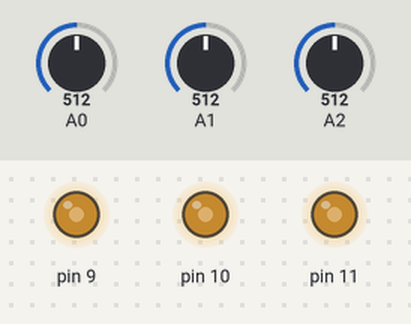
This sketch was run on a simulated Arduino Uno, built with avr-gcc and run on an emulated ATmega328P. On the bench: output pins drawn as LEDs (lit = HIGH). The test bench sets the inputs (shaded band); at power-on: A0 = 512, A1 = 512, A2 = 512.

Above: at 1.2 s.
1.3 s: A0 set to 716
At 1.9 s:
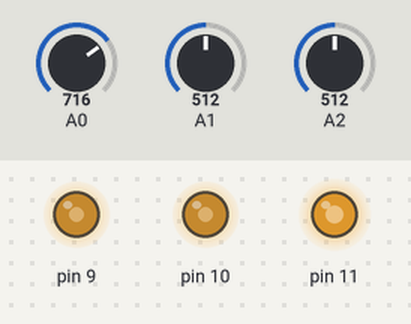
2.8 s: A1 set to 716
At 4.0 s:
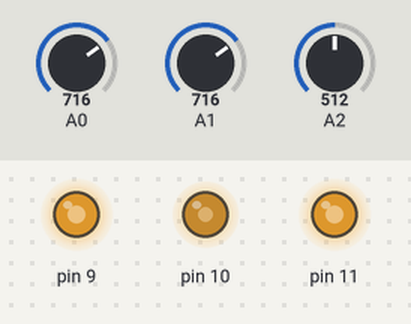
4.3 s: A2 set to 716
At 5.3 s:
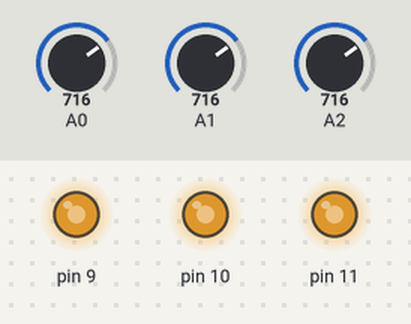
5.8 s: A0 set to 900
At 6.5 s:
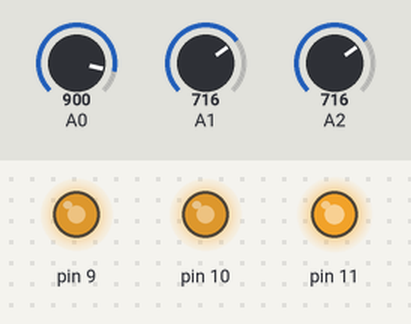
7.3 s: A1 set to 900
At 7.6 s:
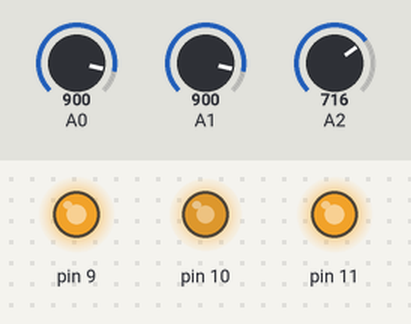
8.8 s: A2 set to 900
At 10.0 s:
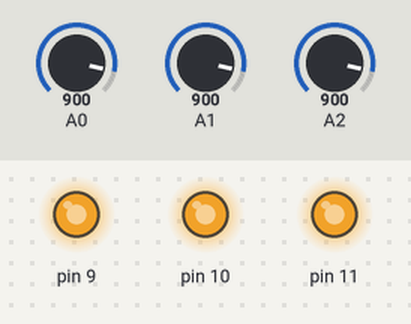
Timing chart, 0 to 11.3 s (numbered marks = the images above; inputs shaded):
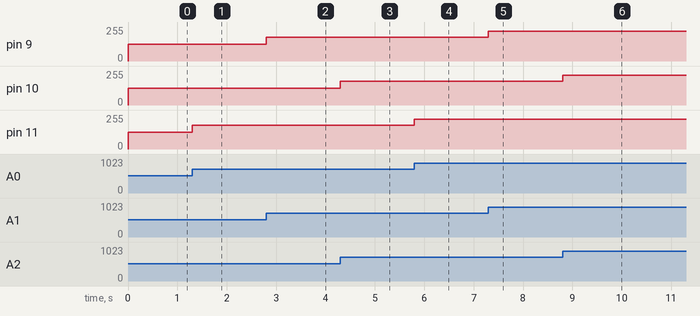

The sketch:

TricoLED.ino
```cpp
void setup() {
  pinMode(9, OUTPUT);
  pinMode(10, OUTPUT);
  pinMode(11, OUTPUT);
//  Serial.begin(9600);
}

void loop() {
  int pot1 = analogRead(0);
  int blu = map(pot1, 0, 1023, 0, 255);
//  Serial.print(pot1); Serial.print(' ');
//  Serial.print(red); Serial.print(' ');
  int pot2 = analogRead(1);
  int red = map(pot2, 0, 1023, 0, 255);
//  Serial.print(pot2); Serial.print(' ');
//  Serial.print(grn); Serial.print(' ');
  int pot3 = analogRead(2);
  int gren = map(pot3, 0, 1023, 0, 255);
//  Serial.print(pot3); Serial.print(' ');
//  Serial.println(blu); Serial.println("");
  if(red<=2)red=0;
  if(gren<=2)gren=0;
  if(blu<=2)blu=0;
  analogWrite(9, red);
  analogWrite(10, gren);
  analogWrite(11, blu);
}
```

Measured:
- after the input at 1.3 s, pin 11: 127/255 → 178/255 at once
- after the input at 2.8 s, pin 9: 127/255 → 178/255 at once
- after the input at 4.3 s, pin 10: 127/255 → 178/255 at once
- after the input at 5.8 s, pin 11: 178/255 → 224/255 at once
- after the input at 7.3 s, pin 9: 178/255 → 224/255 at once
- after the input at 8.8 s, pin 10: 178/255 → 224/255 at once
